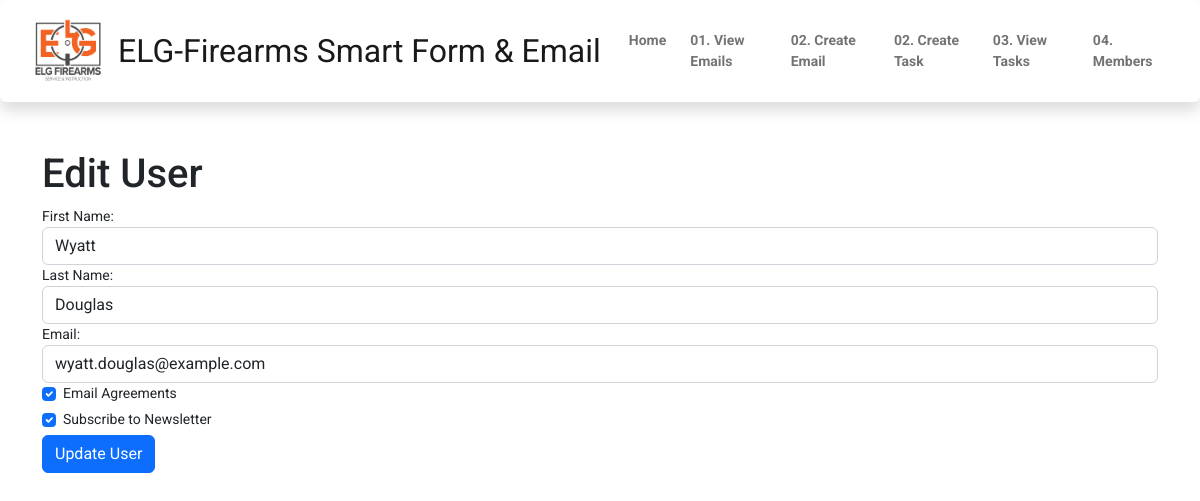
/master/edit_user/29/, run on an earlier commit of the app's database.
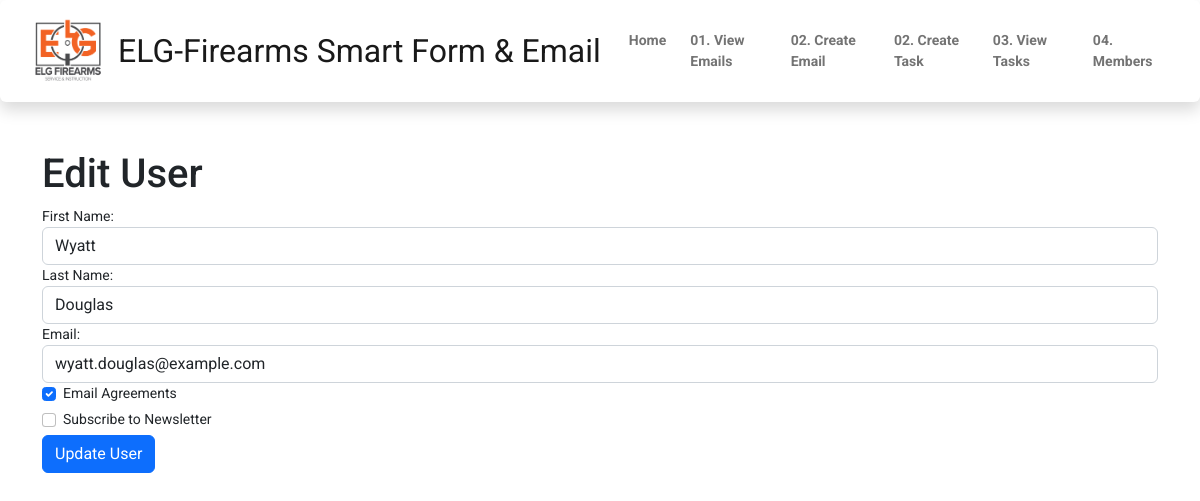
And on a later commit of the database.
### smart_formApp/models.py (models this page shows, shortened)
class User(models.Model):
    first_name = models.CharField(max_length=100)
    last_name = models.CharField(max_length=100)
    email = models.EmailField()
    email_agreements = models.BooleanField(default=True)
    subscribe_to_newsletter = models.BooleanField(default=False,blank=True)
    created_at = models.DateTimeField(auto_now_add=True)

### smart_emailApp/views.py (the view, shortened to what this page needs)
# urls.py: path('edit_user/<int:user_id>/', views.edit_user, name='edit_user'),
def edit_user(request, user_id):
    user = get_object_or_404(User, id=user_id)
    context = {
        'user': user
    }
    return render(request, 'smartemail/edit_user.html', context)

### templates/smartemail/edit_user.html (shortened to what this page needs)
{% extends "nav.html" %}
{% load static %}
{% block navbar %}
<div class="container mt-3">
        <h1>Edit User</h1>
        <form method="post">
            <div class="form-group">
                <label for="first_name">First Name:</label>
                <input type="text" class="form-control" id="first_name" name="first_name" value="{{ user.first_name }}">
            </div>
            <div class="form-group">
                <label for="last_name">Last Name:</label>
                <input type="text" class="form-control" id="last_name" name="last_name" value="{{ user.last_name }}">
            </div>
            <div class="form-group">
                <label for="email">Email:</label>
                <input type="email" class="form-control" id="email" name="email" value="{{ user.email }}">
            </div>
            <div class="form-group form-check">
                <input type="checkbox" class="form-check-input" id="email_agreements" name="email_agreements" {% if user.email_agreements %}checked{% endif %}>
                <label class="form-check-label" for="email_agreements">Email Agreements</label>
            </div>
            <div class="form-group form-check">
                <input type="checkbox" class="form-check-input" id="subscribe_to_newsletter" name="subscribe_to_newsletter" {% if user.subscribe_to_newsletter %}checked{% endif %}>
                <label class="form-check-label" for="subscribe_to_newsletter">Subscribe to Newsletter</label>
            </div>
            <button type="submit" class="btn btn-primary">Update User</button>
        </form>
    </div>
{% endblock %}

What changed in the data, as far as the page shows it:
changed User "Wyatt": subscribe_to_newsletter "☑" → "☐"
